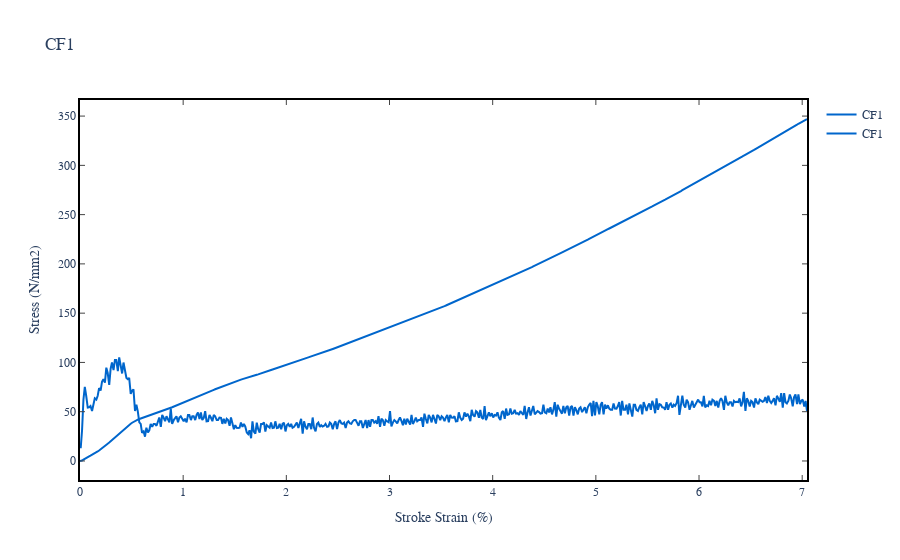
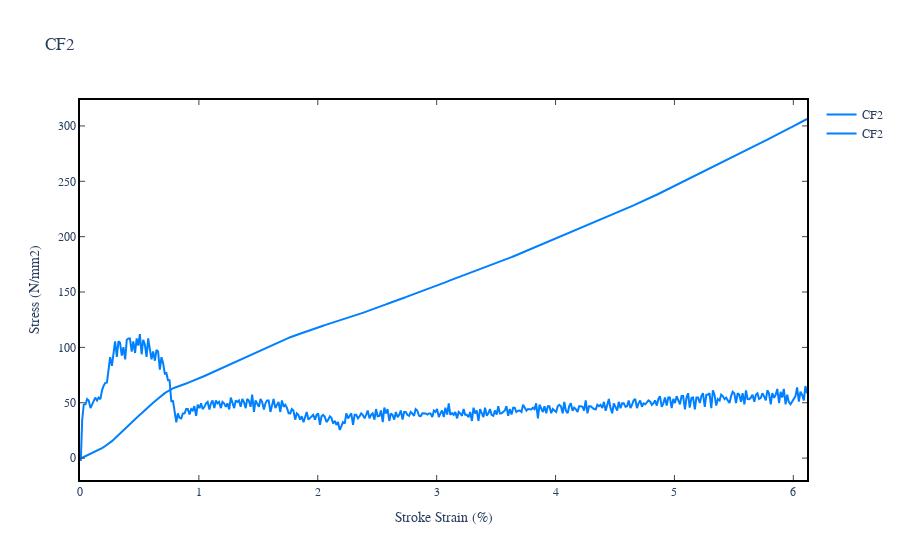
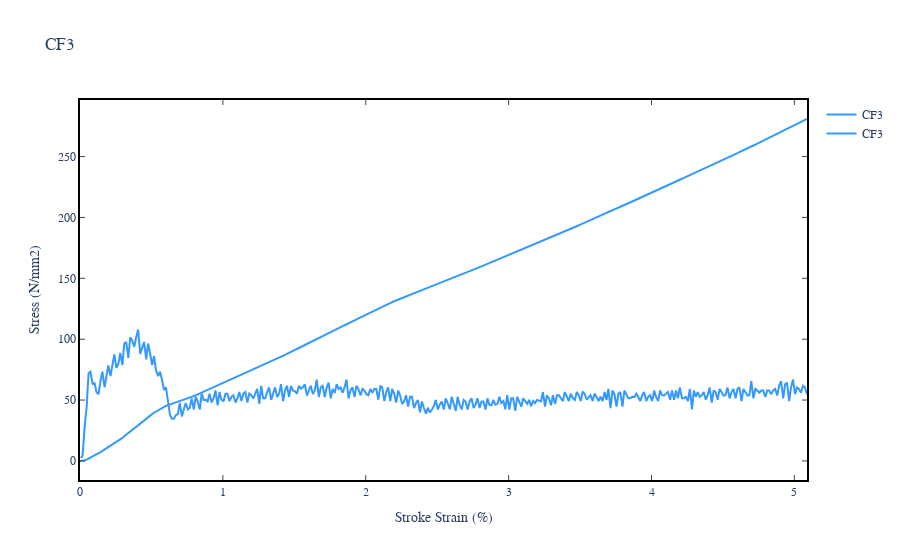
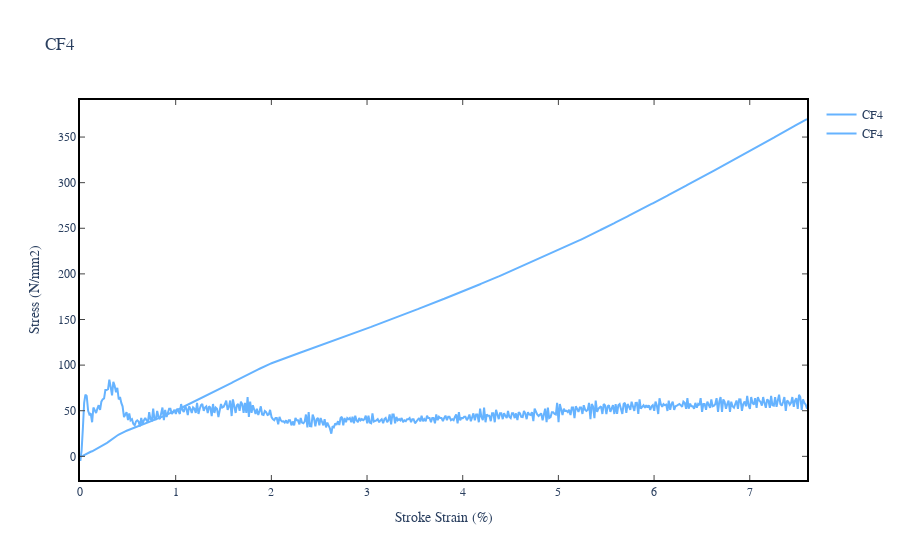

These figures' notebook cell, in order:
### Code cell
fig_draw('indiv', files, 'test', 'testing', ['gradient', 'Stress'], color_blues, False)

fig_draw('multiple', files, 'test', 'testing', ['gradient', 'Stress'], color_blues, False)

### Figure 1 — Plotly figure (JSON) as saved in the notebook; plotly's stock layout.template omitted (floating-point values rounded to 4 significant figures; data arrays with more than 128 entries replaced by an {"elided": "..."} marker saying what was removed)
{"data": [{"line": {"color": "#0066cc"}, "mode": "lines", "name": "CF1", "showlegend": true, "type": "scatter", "x": {"elided": "512 float values"}, "y": {"elided": "512 float values"}}, {"line": {"color": "#0066cc"}, "mode": "lines", "name": "CF1", "showlegend": true, "type": "scatter", "x": {"elided": "512 float values"}, "y": {"elided": "512 float values"}}], "layout": {"font": {"family": "Times New Roman"}, "plot_bgcolor": "white", "title": {"text": "CF1"}, "xaxis": {"linecolor": "black", "linewidth": 2, "mirror": "ticks", "showline": true, "showticklabels": true, "ticks": "inside", "title": {"text": "Stroke Strain (%)"}}, "yaxis": {"linecolor": "black", "linewidth": 2, "mirror": "ticks", "showline": true, "showticklabels": true, "ticks": "inside", "title": {"text": "Stress (N/mm2)"}}}}

### Figure 2 — Plotly figure (JSON) as saved in the notebook; plotly's stock layout.template omitted (floating-point values rounded to 4 significant figures; data arrays with more than 128 entries replaced by an {"elided": "..."} marker saying what was removed)
{"data": [{"line": {"color": "#0080ff"}, "mode": "lines", "name": "CF2", "showlegend": true, "type": "scatter", "x": {"elided": "445 float values"}, "y": {"elided": "445 float values"}}, {"line": {"color": "#0080ff"}, "mode": "lines", "name": "CF2", "showlegend": true, "type": "scatter", "x": {"elided": "445 float values"}, "y": {"elided": "445 float values"}}], "layout": {"font": {"family": "Times New Roman"}, "plot_bgcolor": "white", "title": {"text": "CF2"}, "xaxis": {"linecolor": "black", "linewidth": 2, "mirror": "ticks", "showline": true, "showticklabels": true, "ticks": "inside", "title": {"text": "Stroke Strain (%)"}}, "yaxis": {"linecolor": "black", "linewidth": 2, "mirror": "ticks", "showline": true, "showticklabels": true, "ticks": "inside", "title": {"text": "Stress (N/mm2)"}}}}

### Figure 3 — Plotly figure (JSON) as saved in the notebook; plotly's stock layout.template omitted (floating-point values rounded to 4 significant figures; data arrays with more than 128 entries replaced by an {"elided": "..."} marker saying what was removed)
{"data": [{"line": {"color": "#3399ff"}, "mode": "lines", "name": "CF3", "showlegend": true, "type": "scatter", "x": {"elided": "371 float values"}, "y": {"elided": "371 float values"}}, {"line": {"color": "#3399ff"}, "mode": "lines", "name": "CF3", "showlegend": true, "type": "scatter", "x": {"elided": "371 float values"}, "y": {"elided": "371 float values"}}], "layout": {"font": {"family": "Times New Roman"}, "plot_bgcolor": "white", "title": {"text": "CF3"}, "xaxis": {"linecolor": "black", "linewidth": 2, "mirror": "ticks", "showline": true, "showticklabels": true, "ticks": "inside", "title": {"text": "Stroke Strain (%)"}}, "yaxis": {"linecolor": "black", "linewidth": 2, "mirror": "ticks", "showline": true, "showticklabels": true, "ticks": "inside", "title": {"text": "Stress (N/mm2)"}}}}

### Figure 4 — Plotly figure (JSON) as saved in the notebook; plotly's stock layout.template omitted (floating-point values rounded to 4 significant figures; data arrays with more than 128 entries replaced by an {"elided": "..."} marker saying what was removed)
{"data": [{"line": {"color": "#66b3ff"}, "mode": "lines", "name": "CF4", "showlegend": true, "type": "scatter", "x": {"elided": "552 float values"}, "y": {"elided": "552 float values"}}, {"line": {"color": "#66b3ff"}, "mode": "lines", "name": "CF4", "showlegend": true, "type": "scatter", "x": {"elided": "552 float values"}, "y": {"elided": "552 float values"}}], "layout": {"font": {"family": "Times New Roman"}, "plot_bgcolor": "white", "title": {"text": "CF4"}, "xaxis": {"linecolor": "black", "linewidth": 2, "mirror": "ticks", "showline": true, "showticklabels": true, "ticks": "inside", "title": {"text": "Stroke Strain (%)"}}, "yaxis": {"linecolor": "black", "linewidth": 2, "mirror": "ticks", "showline": true, "showticklabels": true, "ticks": "inside", "title": {"text": "Stress (N/mm2)"}}}}
